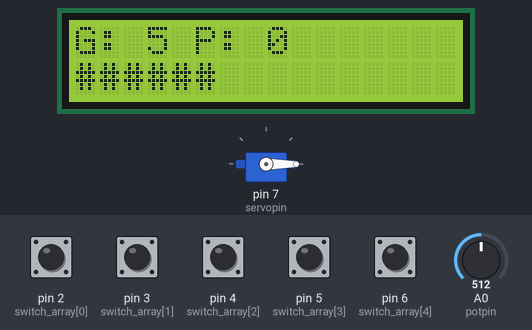
Simulated run of this sketch. Board: Arduino Uno, built with avr-gcc and run on an emulated ATmega328P. On the bench: servo, 16×2 character LCD. The test bench sets the inputs (shaded band); at power-on: pin 2 (switch_array[0]), pin 3 (switch_array[1]), pin 4 (switch_array[2]), pin 5 (switch_array[3]), pin 6 (switch_array[4]) HIGH, A0 (potpin) = 512. Random numbers use the default seed unless the sketch sets one.

Above: at 1.2 s.
1.3 s: A0 (potpin) set to 1023
At 2.4 s:
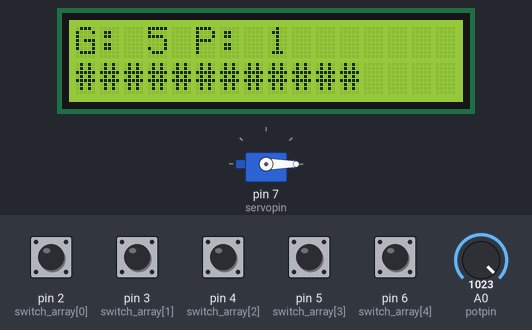
2.8 s: pin 3 (switch_array[1]) pulled LOW for 0.15 s
At 3.8 s:
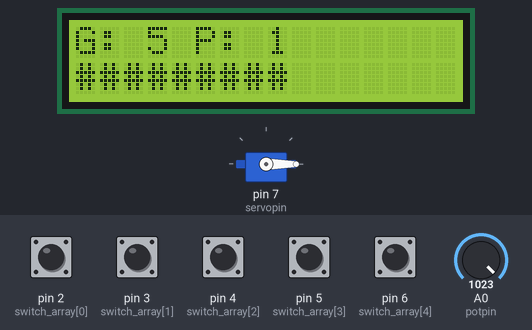
4.4 s: A0 (potpin) set to 609
5.9 s: A0 (potpin) set to 581
At 7.1 s:
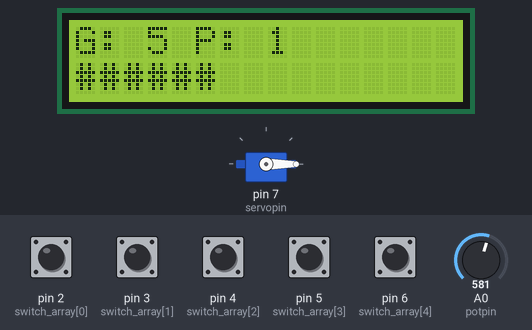
7.4 s: A0 (potpin) set to 306
8.9 s: A0 (potpin) set to 289
At 9.9 s:
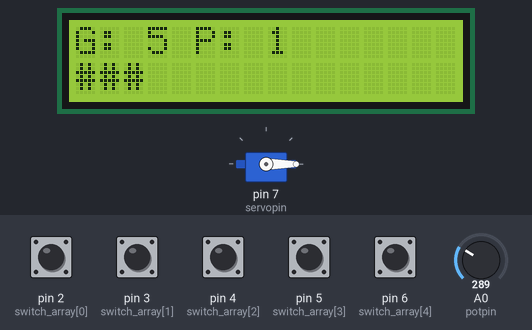
Timing chart, 0 to 11.4 s (numbered marks = the images above; inputs shaded):
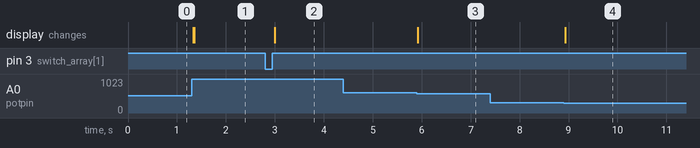

The sketch:

fechadura.ino
```cpp
#include <Adafruit_LiquidCrystal.h>
#include <Servo.h>
//#include "rgb_lcd.h"

// Variáveis do switch
bool flag_array[5] = {0, 0, 0, 0, 0};
int switch_array[5] = {2, 3, 4, 5, 6};

// Permutação de pinos
int permut[5] = {-1, -1, -1, -1, -1};
int value;
int pos = 0;
int aux = 0;

// Potenciometro
int potpin = A0;
int potval = 0;

// Servo motor
int servopin = 7;
Servo servo_motor;
int servo_pos = 0;

// Variáveis de jogo
int dist = 5;
int num_lock_pick = 5;

// Variáveis de tempo
int time_pressed = 0;
int current_time = 0;

// Variáveis de estado
bool is_pressed = false;
bool retry = false;

// LCD
int seconds = 0;
// LCD rgb_lcd.h
// rgb_lcd lcd_1;
// LCD Adafruit_LiquidCrystal.h
Adafruit_LiquidCrystal lcd_1(0);

void setup(){
  Serial.begin(9600);
  servo_motor.write(servo_pos);

  for(int i = 0; i < 5; i++){
  	pinMode(switch_array[i], INPUT_PULLUP);
  }
  pinMode(potpin, INPUT);

  randomSeed(analogRead(A1));
  for(int i = 0; i < 5; i++){
  	value = random(5);

    int j = 0;
    while(j < 5){
      if(value == permut[j]){
      	j = 0;
        value = random(5);
      } else {
      	j++;
      }
    }

    permut[i] = value;
  }

  servo_motor.attach(servopin);
  lcd_1.begin(16, 2);
}

void loop(){
  lcd_1.setCursor(0, 0);
  lcd_1.print("G: " + String(num_lock_pick) + " P: " + String(pos));

  for(int i = 0; i < 5; i++){
  	if(digitalRead(switch_array[i]) == 1 && !flag_array[i]){
   	  aux = i;
      flag_array[i] = true;
    }
  }

  for(int i = 0; i < 5; i++){
    if(digitalRead(switch_array[i]) != 1){
      flag_array[i] = false;
    }
  }

  dist = abs(permut[pos] - aux);

  potval = analogRead(potpin) / 100;

  if(pos >= 5){
  	servo_pos = 90;
  }

  servo_motor.write(servo_pos);

  if(num_lock_pick >= 0){
    if(potval >= 1 && dist <= 4){
      if(!is_pressed){
        time_pressed = millis();
        is_pressed = true;
      }
      current_time = millis() - time_pressed;
      lcd_1.setCursor(0, 1);
      lcd_1.print("###");

      if(current_time > 5000 && !retry && dist != 0){
        num_lock_pick--;
        pos = 0;
        retry = true;
      }
    }else{
      time_pressed = 0;
      current_time = 0;

      retry = false;
      is_pressed = false;

      lcd_1.setCursor(0, 1);
      lcd_1.print("   ");
    }

    if(potval >= 3 && dist <= 3){
      lcd_1.setCursor(3, 1);
      lcd_1.print("###");

      if(current_time > 4000 && !retry && dist != 0){
        num_lock_pick--;
        pos = 0;
        retry = true;
      }
    } else {
      lcd_1.setCursor(3, 1);
      lcd_1.print("   ");
    }

    if(potval >= 6 && dist <= 2){
      lcd_1.setCursor(6, 1);
      lcd_1.print("###");

      if(current_time > 3000 && !retry && dist != 0){
        num_lock_pick--;
        pos = 0;
        retry = true;
      }
    } else {
      lcd_1.setCursor(6, 1);
      lcd_1.print("   ");
    }

    if(potval >= 9 && dist <= 1){
      lcd_1.setCursor(9, 1);
      lcd_1.print("###");

      if(current_time > 2000 && !retry && dist != 0){
        num_lock_pick--;
        pos = 0;
        retry = true;
      }
    } else {
      lcd_1.setCursor(9, 1);
      lcd_1.print("   ");
    }

    if(potval >= 10 && dist == 0){
      lcd_1.setCursor(12, 1);
      lcd_1.print("####");
      pos++;
      retry = true;
    } else {
      lcd_1.setCursor(12, 1);
      lcd_1.print("    ");
    }
  }

  /*Serial.print(digitalRead(switch_array[0]));
  Serial.print(digitalRead(switch_array[1]));
  Serial.print(digitalRead(switch_array[2]));
  Serial.print(digitalRead(switch_array[3]));
  Serial.print(digitalRead(switch_array[4]));

  Serial.print(" ");

  Serial.print(flag_array[0]);
  Serial.print(flag_array[1]);
  Serial.print(flag_array[2]);
  Serial.print(flag_array[3]);
  Serial.print(flag_array[4]);

  Serial.print(" ");

  Serial.print(permut[0]);
  Serial.print(permut[1]);
  Serial.print(permut[2]);
  Serial.print(permut[3]);
  Serial.print(permut[4]);

  Serial.print(" aux: ");

  Serial.print(aux);

  Serial.print(" dist: ");

  Serial.print(dist);

  Serial.print(" pos: ");

  Serial.print(pos);

  Serial.print(" nlp: ");

  Serial.print(num_lock_pick);

  Serial.println();*/

}
```

Measured:
- the behaviour switches between 600 and 599 on A0 (potpin) (found by bisection; images 2 and 3)
- the behaviour switches between 300 and 299 on A0 (potpin) (found by bisection; images 3 and 4)
- after the input at 1.3 s, the display: first changes at once (image 1 shows a later state)
- after the input at 2.8 s, the display: changes after 0.19 s (image 2)
- after the input at 4.4 s, every drawn part: stays the same
- after the input at 5.9 s, the display: changes at once (image 3)
- after the input at 7.4 s, every drawn part: stays the same
- after the input at 8.9 s, the display: changes at once (image 4)
